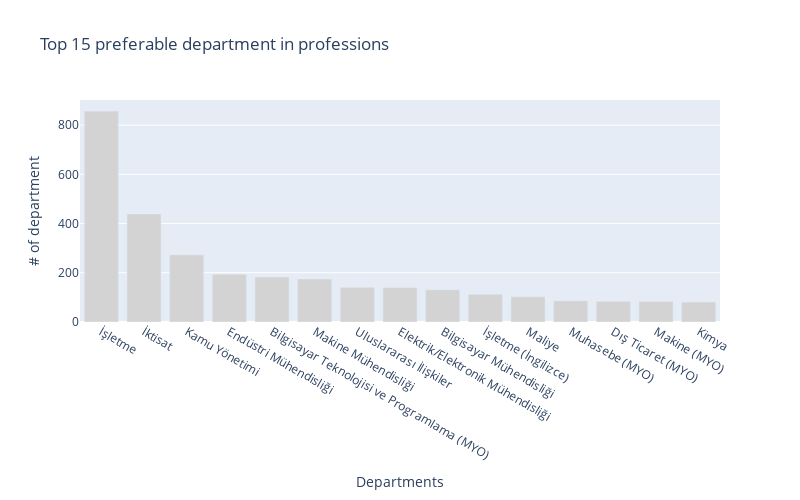

The code cell stored with this chart in its notebook:
### Code cell
#plotting most department wia plolty
px.bar(
    most_grad.head(15),
    title= "Top 15 preferable department in professions", # the axxis names
    labels={'value':'# of department', 'index':'Departments'},
    color_discrete_sequence=["lightgray"],
    height=500,
    width=800
).update_layout(showlegend=False)

### Figure 1 — Plotly figure (JSON) as saved in the notebook; plotly's stock layout.template omitted (floating-point values rounded to 4 significant figures)
{"data": [{"alignmentgroup": "True", "hovertemplate": "variable=0<br>Departments=%{x}<br># of department=%{y}<extra></extra>", "legendgroup": "0", "marker": {"color": "lightgray"}, "name": "0", "offsetgroup": "0", "orientation": "v", "showlegend": true, "textposition": "auto", "type": "bar", "x": ["İşletme", "İktisat", "Kamu Yönetimi", "Endüstri Mühendisliği", "Bilgisayar Teknolojisi ve Programlama (MYO)", "Makine Mühendisliği", "Uluslararası İlişkiler", "Elektrik/Elektronik Mühendisliği", "Bilgisayar Mühendisliği", "İşletme (İngilizce)", "Maliye", "Muhasebe (MYO)", "Dış Ticaret (MYO)", "Makine (MYO)", "Kimya"], "xaxis": "x", "y": [857, 439, 273, 194, 183, 175, 141, 140, 131, 113, 103, 86, 84, 83, 81], "yaxis": "y"}], "layout": {"barmode": "relative", "height": 500, "legend": {"title": {"text": "variable"}, "tracegroupgap": 0}, "showlegend": false, "title": {"text": "Top 15 preferable department in professions"}, "width": 800, "xaxis": {"anchor": "y", "domain": [0, 1], "title": {"text": "Departments"}}, "yaxis": {"anchor": "x", "domain": [0, 1], "title": {"text": "# of department"}}}}
